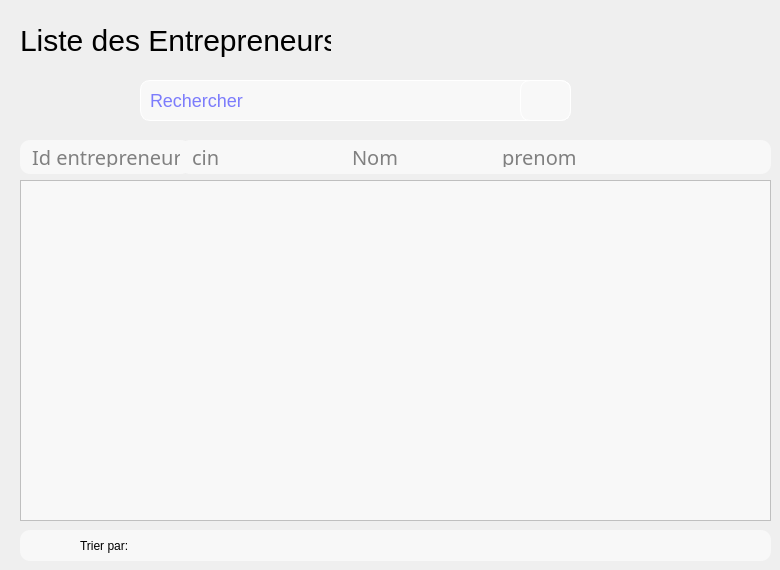
      <widget class="QWidget" name="listentrepreneurs">
       <widget class="QLineEdit" name="quoi_3">
        <property name="geometry">
         <rect>
          <x>140</x>
          <y>80</y>
          <width>431</width>
          <height>41</height>
         </rect>
        </property>
        <property name="styleSheet">
         <string notr="true">QLineEdit {
	background-color: #F8F8F8;
	    color: blue;
    border: 1px solid white;
    border-radius: 10px;
    padding: 7px; 
    selection-background-color: #6dae84;
    font-size: 18px; 
}

QLineEdit:focus {
    border: 1px solid #FFFFFF;
}
QlineEdit:hover{
border: 1px solid #6dae84;
}</string>
        </property>
        <property name="placeholderText">
         <string extracomment="nom de l'utilisateur">Rechercher</string>
        </property>
       </widget>
       <widget class="QPushButton" name="recherchr_3">
        <property name="geometry">
         <rect>
          <x>520</x>
          <y>80</y>
          <width>51</width>
          <height>41</height>
         </rect>
        </property>
        <property name="styleSheet">
         <string notr="true">QPushButton {
    
	background-color: #F8F8F8;
	    color: blue;
    padding: 10px 20px;
    border: 1px solid white;
    border-radius: 10px;
    font-size: 20px;
 font-family: &quot;Berlin Sans FB&quot;, sans-serif; 
}

QPushButton:hover {
   	background-color: #F8F8F8;
    color: grey;

}

QPushButton:pressed {
background-color: #EDF1F6;
    color: black;
}</string>
        </property>
        <property name="text">
         <string/>
        </property>
        <property name="icon">
         <iconset resource="ressources.qrc">
          <normaloff>:/new/prefix1/icon/chercher.png</normaloff>:/new/prefix1/icon/chercher.png</iconset>
        </property>
        <property name="iconSize">
         <size>
          <width>20</width>
          <height>20</height>
         </size>
        </property>
       </widget>
       <widget class="QScrollArea" name="scrollArea_3">
        <property name="geometry">
         <rect>
          <x>20</x>
          <y>180</y>
          <width>751</width>
          <height>341</height>
         </rect>
        </property>
        <property name="styleSheet">
         <string notr="true">  	background-color: #F8F8F8; font-family: &quot;Berlin Sans FB&quot;, sans-serif; </string>
        </property>
        <property name="widgetResizable">
         <bool>true</bool>
        </property>
        <widget class="QWidget" name="scrollAreaWidgetContents_3">
         <property name="geometry">
          <rect>
           <x>0</x>
           <y>0</y>
           <width>749</width>
           <height>339</height>
          </rect>
         </property>
        </widget>
       </widget>
       <widget class="QLabel" name="label_79">
        <property name="geometry">
         <rect>
          <x>20</x>
          <y>140</y>
          <width>171</width>
          <height>34</height>
         </rect>
        </property>
        <property name="font">
         <font>
          <family>Berlin Sans FB</family>
          <pointsize>-1</pointsize>
          <weight>50</weight>
          <bold>false</bold>
         </font>
        </property>
        <property name="styleSheet">
         <string notr="true">  	background-color: #F8F8F8;
    color: grey;
    font-size: 20px;
   border-radius: 10px;
    padding: 7px;  font-family: &quot;Berlin Sans FB&quot;, sans-serif; </string>
        </property>
        <property name="text">
         <string>Id entrepreneur</string>
        </property>
       </widget>
       <widget class="QLabel" name="label_80">
        <property name="geometry">
         <rect>
          <x>490</x>
          <y>140</y>
          <width>281</width>
          <height>34</height>
         </rect>
        </property>
        <property name="font">
         <font>
          <family>Berlin Sans FB</family>
          <pointsize>-1</pointsize>
          <weight>50</weight>
          <bold>false</bold>
         </font>
        </property>
        <property name="styleSheet">
         <string notr="true">  	background-color: #F8F8F8;
    color: grey;
    font-size: 20px;
   border-radius: 10px;
    padding: 7px;  font-family: &quot;Berlin Sans FB&quot;, sans-serif; </string>
        </property>
        <property name="text">
         <string>prenom</string>
        </property>
       </widget>
       <widget class="QLabel" name="label_81">
        <property name="geometry">
         <rect>
          <x>180</x>
          <y>140</y>
          <width>191</width>
          <height>34</height>
         </rect>
        </property>
        <property name="font">
         <font>
          <family>Berlin Sans FB</family>
          <pointsize>-1</pointsize>
          <weight>50</weight>
          <bold>false</bold>
         </font>
        </property>
        <property name="styleSheet">
         <string notr="true">  	background-color: #F8F8F8;
    color: grey;
    font-size: 20px;
 font-family: &quot;Berlin Sans FB&quot;, sans-serif; 
   border-radius: 10px;
    padding: 7px; </string>
        </property>
        <property name="text">
         <string>cin</string>
        </property>
       </widget>
       <widget class="QLabel" name="label_20">
        <property name="geometry">
         <rect>
          <x>20</x>
          <y>20</y>
          <width>311</width>
          <height>41</height>
         </rect>
        </property>
        <property name="styleSheet">
         <string notr="true">    font-family: 'Berlin Sans FB', sans-serif;
    font-size: 30px;</string>
        </property>
        <property name="text">
         <string>Liste des Entrepreneurs</string>
        </property>
       </widget>
       <widget class="QLabel" name="label_21">
        <property name="geometry">
         <rect>
          <x>40</x>
          <y>530</y>
          <width>31</width>
          <height>31</height>
         </rect>
        </property>
        <property name="text">
         <string/>
        </property>
        <property name="pixmap">
         <pixmap resource="ressources.qrc">:/new/prefix1/icon/reglages.png</pixmap>
        </property>
       </widget>
       <widget class="QLabel" name="label_82">
        <property name="geometry">
         <rect>
          <x>80</x>
          <y>530</y>
          <width>81</width>
          <height>31</height>
         </rect>
        </property>
        <property name="styleSheet">
         <string notr="true">	    color: blue;
    font-size: 20px;
 font-family: &quot;Berlin Sans FB&quot;, sans-serif; 
  color: grey;\n    font-size: 20px;\n    padding: 7px; \n font-family: &quot;Berlin Sans FB&quot;, sans-serif; </string>
        </property>
        <property name="text">
         <string>Trier par:</string>
        </property>
       </widget>
       <widget class="QLabel" name="label_83">
        <property name="geometry">
         <rect>
          <x>340</x>
          <y>140</y>
          <width>181</width>
          <height>34</height>
         </rect>
        </property>
        <property name="font">
         <font>
          <family>Berlin Sans FB</family>
          <pointsize>-1</pointsize>
          <weight>50</weight>
          <bold>false</bold>
         </font>
        </property>
        <property name="styleSheet">
         <string notr="true">  	background-color: #F8F8F8;
    color: grey;
    font-size: 20px;
   border-radius: 10px;
    padding: 7px;  font-family: &quot;Berlin Sans FB&quot;, sans-serif; </string>
        </property>
        <property name="text">
         <string>Nom </string>
        </property>
       </widget>
       <widget class="QLabel" name="label_84">
        <property name="geometry">
         <rect>
          <x>20</x>
          <y>530</y>
          <width>751</width>
          <height>31</height>
         </rect>
        </property>
        <property name="font">
         <font>
          <family>Berlin Sans FB</family>
          <pointsize>-1</pointsize>
          <weight>75</weight>
          <bold>true</bold>
         </font>
        </property>
        <property name="styleSheet">
         <string notr="true">  	background-color: #F8F8F8;
    color: grey;
    font-size: 20px;
   border-radius: 10px;
    padding: 7px;  font-family: &quot;Berlin Sans FB&quot;, sans-serif; </string>
        </property>
        <property name="text">
         <string/>
        </property>
       </widget>
       <widget class="QPushButton" name="out_menu_5">
        <property name="geometry">
         <rect>
          <x>710</x>
          <y>70</y>
          <width>61</width>
          <height>61</height>
         </rect>
        </property>
        <property name="styleSheet">
         <string notr="true">QPushButton {
    
	background-color: none;
	    color: blue;
    padding: 10px 20px;
    border: none;
    border-radius: 5px;
    font-size: 20px;
 font-family: &quot;Berlin Sans FB&quot;, sans-serif; 
}

QPushButton:hover {
   	background-color: #F8F8F8;
    color: grey;

}

QPushButton:pressed {
background-color: #EDF1F6;
    color: black;
}</string>
        </property>
        <property name="text">
         <string/>
        </property>
        <property name="icon">
         <iconset resource="ressources.qrc">
          <normaloff>:/new/prefix1/icon/fichier-pdf.png</normaloff>:/new/prefix1/icon/fichier-pdf.png</iconset>
        </property>
        <property name="iconSize">
         <size>
          <width>40</width>
          <height>40</height>
         </size>
        </property>
        <property name="shortcut">
         <string notr="true"/>
        </property>
       </widget>
       <widget class="QPushButton" name="out_menu_7">
        <property name="geometry">
         <rect>
          <x>640</x>
          <y>70</y>
          <width>61</width>
          <height>61</height>
         </rect>
        </property>
        <property name="styleSheet">
         <string notr="true">QPushButton {
    
	background-color: none;
	    color: blue;
    padding: 10px 20px;
    border: none;
    border-radius: 5px;
    font-size: 20px;
 font-family: &quot;Berlin Sans FB&quot;, sans-serif; 
}

QPushButton:hover {
   	background-color: #F8F8F8;
    color: grey;

}

QPushButton:pressed {
background-color: #EDF1F6;
    color: black;
}</string>
        </property>
        <property name="text">
         <string/>
        </property>
        <property name="icon">
         <iconset resource="ressources.qrc">
          <normaloff>:/new/prefix1/icon/xls.png</normaloff>:/new/prefix1/icon/xls.png</iconset>
        </property>
        <property name="iconSize">
         <size>
          <width>40</width>
          <height>40</height>
         </size>
        </property>
        <property name="shortcut">
         <string notr="true"/>
        </property>
       </widget>
       <zorder>label_84</zorder>
       <zorder>quoi_3</zorder>
       <zorder>recherchr_3</zorder>
       <zorder>scrollArea_3</zorder>
       <zorder>label_79</zorder>
       <zorder>label_81</zorder>
       <zorder>label_20</zorder>
       <zorder>label_21</zorder>
       <zorder>label_82</zorder>
       <zorder>label_83</zorder>
       <zorder>out_menu_5</zorder>
       <zorder>label_80</zorder>
       <zorder>out_menu_7</zorder>
      </widget>
